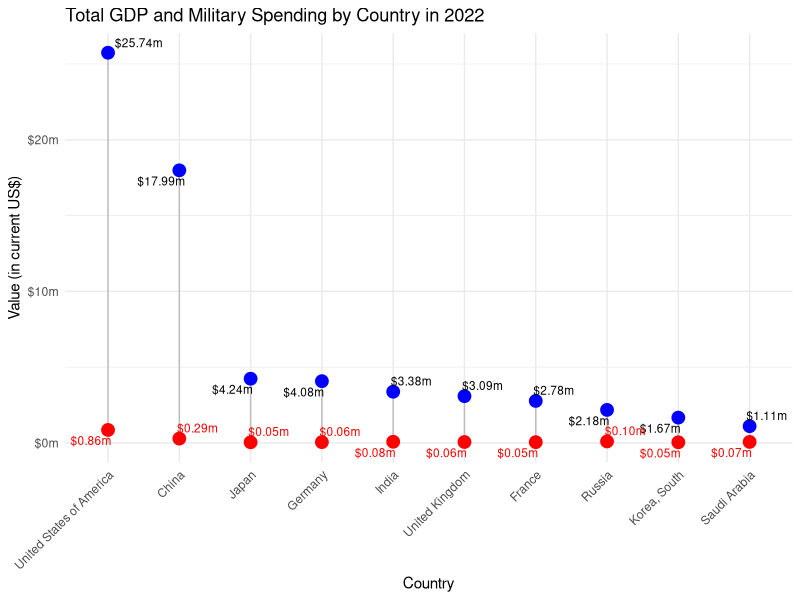

Write the R code that produced this figure.
## ---- chunk 1
#| label: load-libraries
#| message: false

library(readxl)
library(dplyr)
library(ggplot2)
library(scales)
library(readxl)
library(tidyr)
library(ggrepel)

## ---- chunk 2
#| label: load dataset
#| message: false

regional_totals <- read_excel(
  "SIPRI-Milex-data-1949-2023.xlsx",
  sheet = "Regional totals",
  skip = 13)

local_currency_financial_years <- read_excel(
  "SIPRI-Milex-data-1949-2023.xlsx",
  sheet = "Local currency financial years",
  skip = 7)

local_currency_calendar_years <- read_excel(
  "SIPRI-Milex-data-1949-2023.xlsx",
  sheet = "Local currency calendar years",
  skip = 7)

const_currency <- read_excel(
  "SIPRI-Milex-data-1949-2023.xlsx",
  sheet = "Constant (2022) US$",
  skip = 5)

current_us <- read_excel(
  "SIPRI-Milex-data-1949-2023.xlsx",
  sheet = "Current US$",
  skip = 5)

share_of_GDP <- read_excel(
  "SIPRI-Milex-data-1949-2023.xlsx",
  sheet = "Share of GDP",
  skip = 5)

per_capita <- read_excel(
  "SIPRI-Milex-data-1949-2023.xlsx",
  sheet = "Per capita",
  skip = 6)

share_of_govt_spending <- read_excel(
  "SIPRI-Milex-data-1949-2023.xlsx",
  sheet = "Share of Govt. spending",
  skip = 7)

## ---- chunk 3
#| label: data cleaning for Current US dataset
#| message: false
#| warning: false


# Identify the year columns (1949.0 to 2023.0)
year_columns <- as.character(1949:2023)
year_columns <- paste0(year_columns, ".0")

# Convert year columns to numeric, handling non-numeric values by coercing them to NA
current_us[year_columns] <- lapply(current_us[year_columns], function(x) as.numeric(as.character(gsub("[^0-9.-]", "", x))))

# Convert double columns to integer
current_us[year_columns] <- lapply(current_us[year_columns], function(x) as.integer(x))

# Remove ".0" suffix from column names
names(current_us) <- sub("\\.0$", "", names(current_us))
## ---- chunk 4
#| label: top-ten spending countries
#| message: false
#| warning: false

# Select the relevant columns (Country and 2023.0)
# Sort the data frame by the 2023.0 column in descending order
# Select the top 10 rows
top_10_countries <- current_us |>
  select(Country, `2022`) |>
  arrange(desc(`2022`)) |>
  head(10)

top_10_countries

## ---- chunk 5
#| label: data cleaning for GDP dataset
#| message: false
#| warning: false

# Read the Excel file for share of GDP, skipping the first 5 rows
share_of_GDP <- read_excel("SIPRI-Milex-data-1949-2023.xlsx", sheet = "Share of GDP", skip = 5)
current_us <- read_excel("SIPRI-Milex-data-1949-2023.xlsx", sheet = "Current US$", skip = 5)

# Identify the year columns (1949.0 to 2023.0)
year_columns <- as.character(1949:2023)
year_columns <- paste0(year_columns, ".0")

# Convert year columns to numeric, handling non-numeric values by coercing them to NA
# and converting percentage values to their numeric equivalents
share_of_GDP[year_columns] <- lapply(share_of_GDP[year_columns], function(x) {
  x <- gsub("%", "", x)  # Remove the percentage symbol
  as.numeric(as.character(gsub("[^0-9.-]", "", x)))  # Convert to numeric
})

current_us[year_columns] <- lapply(current_us[year_columns], function(x) {
  as.numeric(as.character(gsub("[^0-9.-]", "", x)))  # Convert to numeric
})

# Remove ".0" suffix from column names
names(share_of_GDP) <- sub("\\.0$", "", names(share_of_GDP))
names(current_us) <- sub("\\.0$", "", names(current_us))

# Assume top_10_countries is already defined and contains the top 10 countries based on spending in 2023
top_10_countries <- current_us %>%
  select(Country, `2022`) %>%
  arrange(desc(`2022`)) %>%
  head(10)

# Merge share_of_GDP and current_us datasets based on Country column
merged_data <- merge(share_of_GDP, current_us, by = "Country")

# Select only the rows corresponding to the top 10 countries
merged_top_10 <- merged_data %>%
  filter(Country %in% top_10_countries$Country)

# Select relevant columns (Country, 2023 from share_of_GDP, and 2023 from current_us)
new_table <- merged_top_10 %>%
  select(Country, `2022.x`, `2022.y`) %>%
  rename(Share_of_GDP = `2022.x`, Current_US = `2022.y`)


# Calculate total GDP by dividing spending (Current_US) by the share of GDP (Share_of_GDP)
new_table <- new_table %>%
  mutate(Total_GDP = Current_US / Share_of_GDP)


# Calculate total GDP by dividing spending (Current_US) by the share of GDP (Share_of_GDP)
new_table <- new_table %>%
  mutate(Total_GDP = Current_US / Share_of_GDP)

# Calculate the remaining GDP which is total GDP minus the military spending
new_table <- new_table %>%
  mutate(Remaining_GDP = Total_GDP - Current_US)

# Reshape the data for plotting
plot_data <- new_table %>%
  pivot_longer(cols = c(Current_US, Remaining_GDP), names_to = "Type", values_to = "Value")
## ---- chunk 6
# Dot plot (Lollipop Chart)
ggplot(new_table, aes(x = reorder(Country, -Total_GDP))) +
  geom_segment(aes(x = Country, xend = Country, y = 0, yend = Total_GDP), color = "grey") +
  geom_point(aes(y = Total_GDP), color = "blue", size = 4) +
  geom_point(aes(y = Current_US), color = "red", size = 4) +
  geom_text_repel(aes(y = Total_GDP, label = dollar(Total_GDP / 1e6, suffix = "m")), size = 3, nudge_y = 0.1) +
  geom_text_repel(aes(y = Current_US, label = dollar(Current_US / 1e6, suffix = "m")), size = 3, nudge_y = -0.1, color = "red") +
  scale_y_continuous(labels = dollar_format(prefix = "$", suffix = "m", scale = 1e-6)) +
  labs(title = "Total GDP and Military Spending by Country in 2022",
       x = "Country", y = "Value (in current US$)") +
  theme_minimal() +
  theme(axis.text.x = element_text(angle = 45, hjust = 1))
